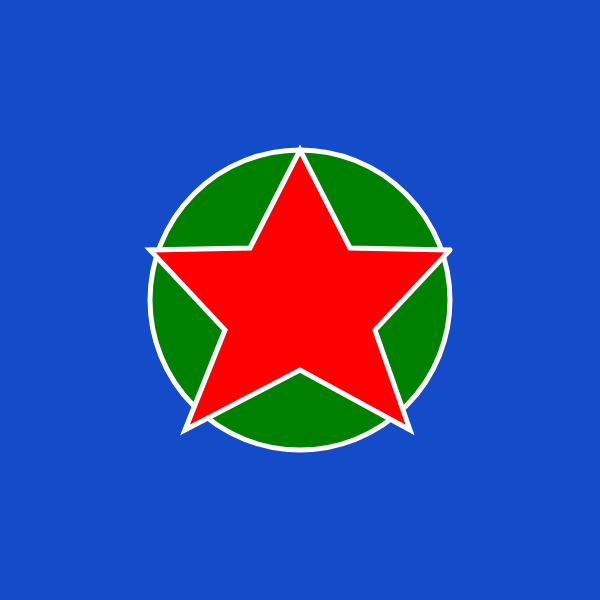
Frame 1 (no input)
Frame 60 (no input): identical to frame 1, image omitted
Frame 120 (the mouse pressed at the canvas centre since frame 60): identical to frame 1, image omitted

The p5.js sketch that drew this single still picture (run headless with seeded random() and noise() and a simulated clock; from frame 60 on, the mouse is pressed at the canvas centre):

// p5.js sketch
// ── sketch.js

function setup() {
  var cnv = createCanvas(600, 600);

  var x = (windowWidth - width) / 2;
  var y = (windowHeight - height) /2;
  cnv.position(x,y);

  
  
}

function draw() {
  let green = color("green");
  let red = [255, 0, 0];
  background(20, 75, 200);
 
  
fill(green);
strokeWeight(5);
stroke(255);
circle(300,300, 300);

fill(red)
beginShape();
vertex(450, 250)
vertex(350, 248)
vertex(300, 150)
vertex(250, 248)
vertex(150, 250)
vertex(225, 330)
vertex(185, 430)
vertex(300, 370)
vertex(410, 430)
vertex(375, 330)
vertex(450,250)


endShape();



}
